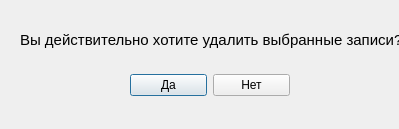
<?xml version="1.0" encoding="UTF-8"?>
<ui version="4.0">
 <class>DeleteDialog</class>
 <widget class="QDialog" name="DeleteDialog">
  <property name="geometry">
   <rect>
    <x>0</x>
    <y>0</y>
    <width>399</width>
    <height>129</height>
   </rect>
  </property>
  <property name="windowTitle">
   <string>Внимание!</string>
  </property>
  <property name="windowIcon">
   <iconset>
    <normaloff>dollar.png</normaloff>dollar.png</iconset>
  </property>
  <widget class="QLabel" name="label">
   <property name="geometry">
    <rect>
     <x>20</x>
     <y>30</y>
     <width>381</width>
     <height>20</height>
    </rect>
   </property>
   <property name="font">
    <font>
     <pointsize>11</pointsize>
     <weight>50</weight>
     <bold>false</bold>
    </font>
   </property>
   <property name="text">
    <string>Вы действительно хотите удалить выбранные записи?</string>
   </property>
  </widget>
  <widget class="QWidget" name="horizontalLayoutWidget">
   <property name="geometry">
    <rect>
     <x>130</x>
     <y>70</y>
     <width>160</width>
     <height>31</height>
    </rect>
   </property>
   <layout class="QHBoxLayout" name="horizontalLayout">
    <item>
     <widget class="QPushButton" name="Yes_button">
      <property name="text">
       <string>Да</string>
      </property>
     </widget>
    </item>
    <item>
     <widget class="QPushButton" name="No_button">
      <property name="text">
       <string>Нет</string>
      </property>
     </widget>
    </item>
   </layout>
  </widget>
 </widget>
 <resources/>
 <connections/>
</ui>
